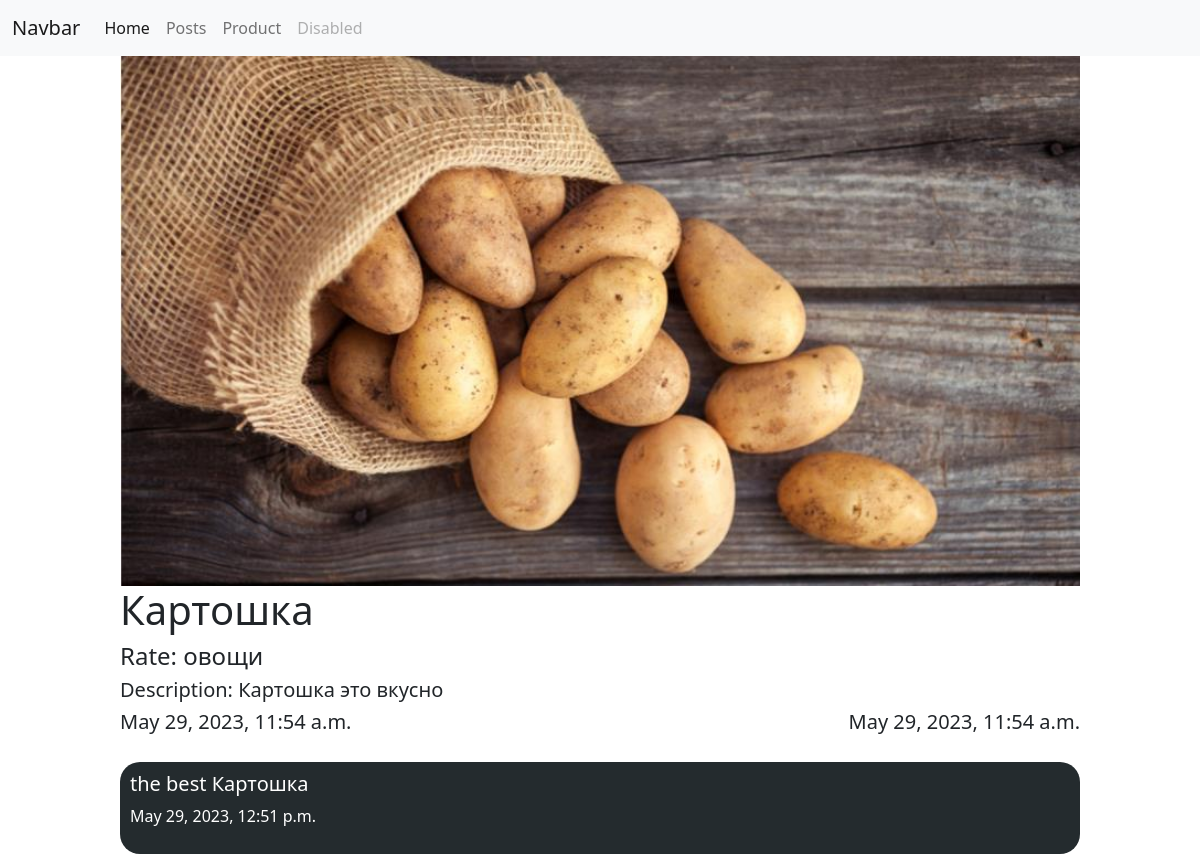
The app's page /products/5/ with its own data.
### product/models.py (models this page shows, shortened)
class Product(models.Model):
    image = models.ImageField(blank=True, null=True)
    name = models.CharField(max_length=20)
    description = models.TextField()
    category = models.CharField(max_length=30)
    created_date = models.DateTimeField(auto_now_add=True)
    modified_date = models.DateTimeField(auto_now=True)

class Comment(models.Model):
    text = models.CharField(max_length=256)
    created_date = models.DateTimeField(auto_now_add=True)
    product = models.ForeignKey(Product, on_delete=models.CASCADE)  # связь с таблицей Post, on_delete удалить при удалении поста

### product/views.py (the view)
# urls.py: path('products/<int:id_>/',product_detail_view),
def product_detail_view(request, id_):
    if request.method == 'GET':
        product = Product.objects.get(id=id_)
        context = {
            'product': product,
            'comments': product.comment_set.all()
        }
        return render(request, 'products/detail.html', context=context)

### templates/products/detail.html (shortened to what this page needs)
{% extends 'layouts/index.html' %}
{% block content %}
    <div class="product_block">
        <img src="/media/{{ product.image }}/", alt="">
        <h1>{{ product.name }}</h1>
        <h4>Rate: {{ product.category }}</h4>
        <h5>Description: {{ product.description }}</h5>
        <div class="dates">
            <h5>{{ product.created_date }}</h5>
            <h5>{{ product.modified_date }}</h5>
        </div>
        <div class="comments">
            {% for comment in comments %}
                <div class="comment_block">
                    <h5>{{ comment.text }}</h5>
                    <p>{{ comment.created_date }}</p>
                </div>
            {% endfor %}
        </div>
    </div>
{% endblock %}

### templates/products/detail.html (style rules this page uses)
.product_block { width: 80%; margin-left: 10%; }
.product_block > img { width: 100%; }
.dates { display: flex; justify-content: space-between; }
.comment_block { padding: 10px; background: #242b2e; color: #ffffff; margin-top: 20px; border-radius: 20px; }

### records on screen
Product: image (picture), name "Картошка", category "овощи", description "Картошка это вкусно", created_date "May 29, 2023, 11:54 a.m.", modified_date "May 29, 2023, 11:54 a.m."
Comment: text "the best Картошка", created_date "May 29, 2023, 12:51 p.m."
